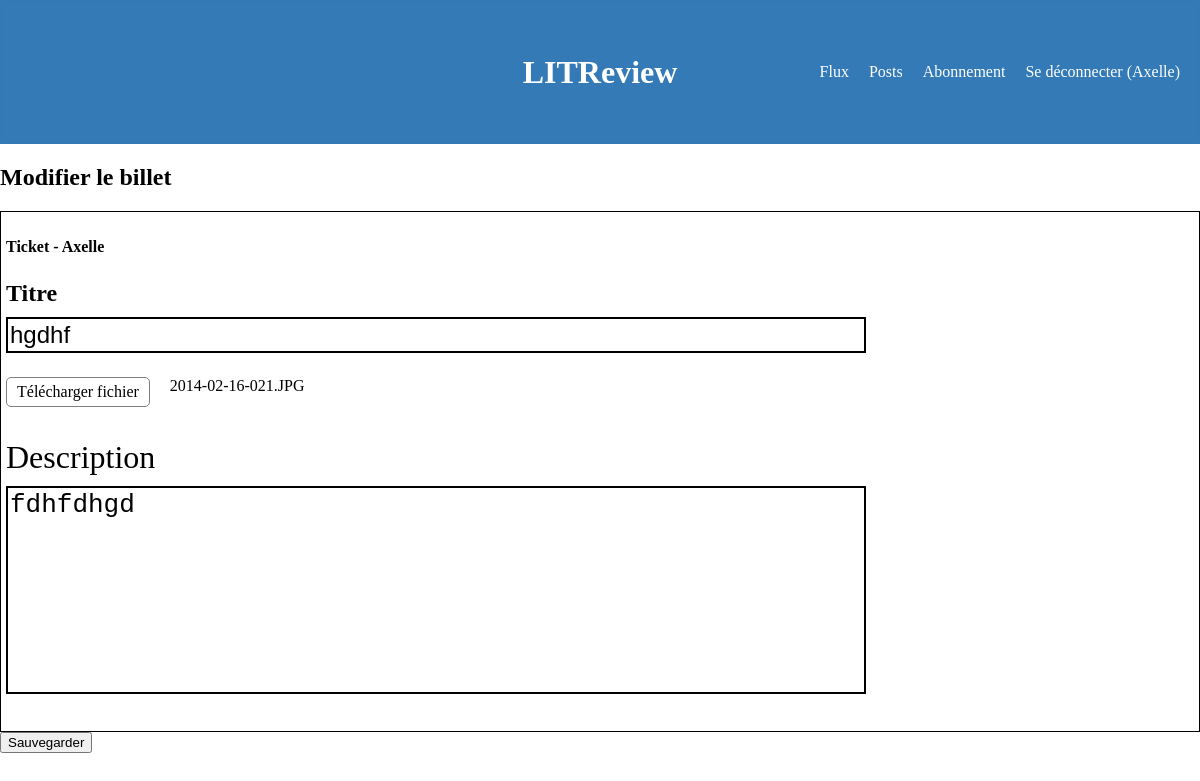
Page /ticket/40/edit/ (signed in) on the earlier database version.
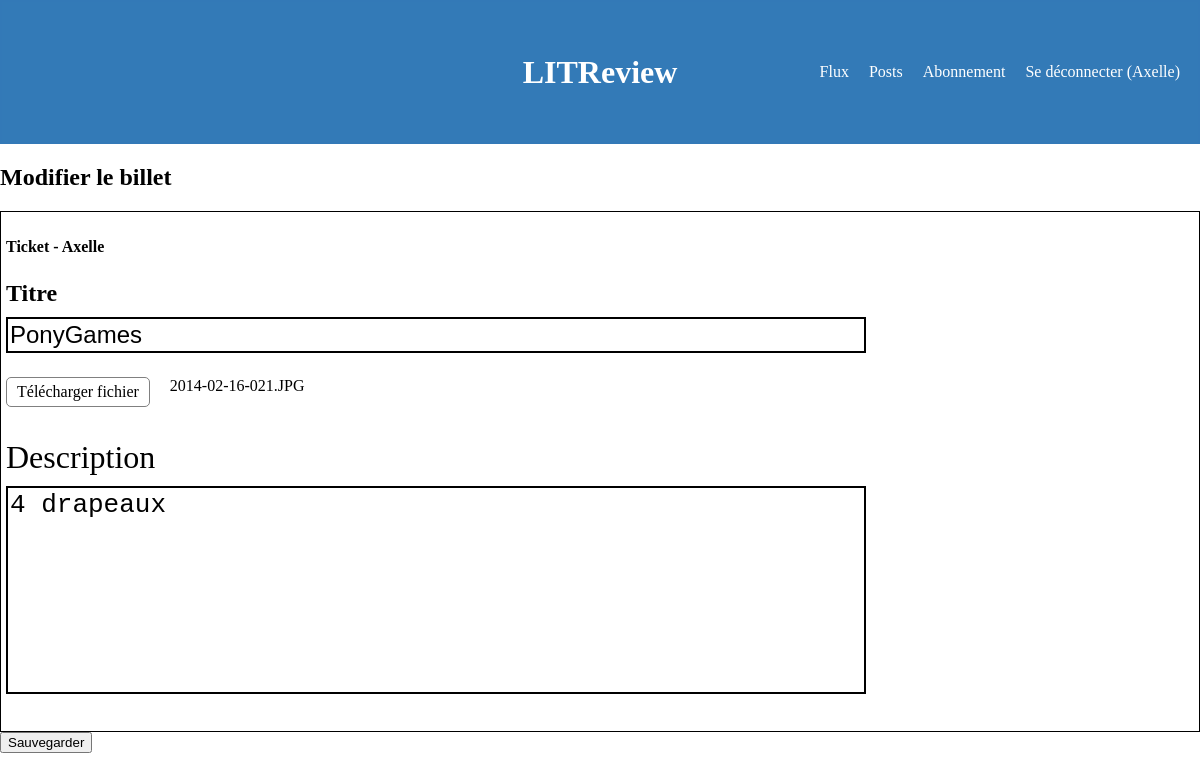
Same page on the later database version.
### review/models.py (models this page shows, shortened)
class Ticket(models.Model):
    IMAGE_MAX_SIZE = (800, 800)
    title = models.CharField(max_length=128, verbose_name='Titre', null=False, blank=False)
    description = models.TextField(max_length=2048, null=False, blank=False, verbose_name='Description')
    user = models.ForeignKey(to=settings.AUTH_USER_MODEL, on_delete=models.CASCADE)
    image = models.ImageField(verbose_name='Image')
    time_created = models.DateTimeField(auto_now=True)
    review_created = models.BooleanField(default=False)

### review/views.py (the view)
# urls.py: path('ticket/<int:ticket_id>/edit/', review.views.ticket_edit, name='ticket_edit'),
@login_required
def ticket_edit(request, ticket_id):
    ticket = get_object_or_404(Ticket, id=ticket_id)
    edit_form = TicketForm(instance=ticket)
    delete_form = DeleteTicketForm()
    if request.method == 'POST':
        if 'edit_ticket' in request.POST:
            edit_form = TicketForm(request.POST, instance=ticket)
            if edit_form.is_valid():
                edit_form.save()
                return redirect('post')
    context = {
        'edit_form': edit_form,
        'delete_form': delete_form,
        }
    return render(request, 'review/ticket_edit.html', context)

### review/forms.py
class TicketForm(forms.ModelForm):
    edit_ticket = forms.BooleanField(widget=forms.HiddenInput, initial=True)
    class Meta:
        model = models.Ticket
        fields = ['title', 'description', 'image']

class DeleteTicketForm(forms.Form):
    delete_ticket = forms.BooleanField(widget=forms.HiddenInput, initial=True)

### review/templates/review/ticket_edit.html (shortened to what this page needs)
{% extends 'base.html' %}
{% load custom_filters %}
{% block content %}
    <h2>Modifier le billet</h2>
    <form method="post">
        <div class="ticket">
            <div class="author">
                <h4 > Ticket - {{ user.username }} </h4>
                <p>
                    <label for="id_title" >Titre</label><br>
                    <input class="id_title" type="text" name="title" maxlength="128" value="{{ edit_form.title.value }}" required="" id="id_title" placeholder="Titre de votre critique">
                </p>
                <div class="image-container">
                    <label for="customFileInput" class="custom_file_upload">Télécharger fichier</label>
                    <div>{{ edit_form.initial.image.name }}</div>
                </div>
                <div class="description">
                    <p>
                        <label for="id_description" >Description</label><br>
                        <textarea class="id_description id_body"  id="id_description" name="description" rows="4" cols="50" maxlength="2048" required="">{{ edit_form.description.value }}</textarea>
                    </p>
                </div>
            </div>
        </div>
        <input class="button_save" type="submit" value="Sauvegarder">
    </form>
{% endblock content %}

Differences in the rows shown:
changed Ticket: title "hgdhf" → "PonyGames"; description "fdhfdhgd" → "4 drapeaux"
